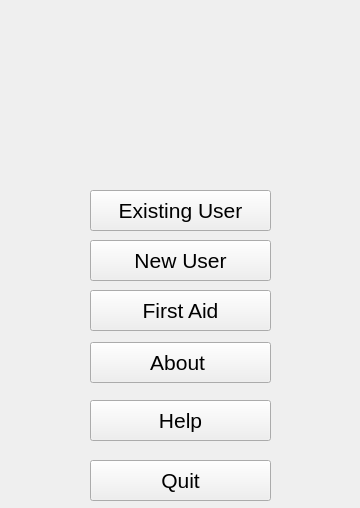
<?xml version="1.0" encoding="UTF-8"?>
<ui version="4.0">
 <class>MainWindow</class>
 <widget class="QMainWindow" name="MainWindow">
  <property name="geometry">
   <rect>
    <x>0</x>
    <y>0</y>
    <width>360</width>
    <height>508</height>
   </rect>
  </property>
  <property name="windowTitle">
   <string>MainWindow</string>
  </property>
  <widget class="QWidget" name="centralWidget">
   <widget class="QPushButton" name="pushButton_3">
    <property name="geometry">
     <rect>
      <x>190</x>
      <y>470</y>
      <width>75</width>
      <height>23</height>
     </rect>
    </property>
    <property name="text">
     <string>PushButton</string>
    </property>
   </widget>
   <widget class="QPushButton" name="pushButton_6">
    <property name="geometry">
     <rect>
      <x>90</x>
      <y>342</y>
      <width>181</width>
      <height>41</height>
     </rect>
    </property>
    <property name="font">
     <font>
      <pointsize>16</pointsize>
     </font>
    </property>
    <property name="text">
     <string>About </string>
    </property>
   </widget>
   <widget class="QPushButton" name="pushButton_7">
    <property name="geometry">
     <rect>
      <x>90</x>
      <y>240</y>
      <width>181</width>
      <height>41</height>
     </rect>
    </property>
    <property name="font">
     <font>
      <pointsize>16</pointsize>
     </font>
    </property>
    <property name="text">
     <string>New User</string>
    </property>
   </widget>
   <widget class="QPushButton" name="pushButton_8">
    <property name="geometry">
     <rect>
      <x>90</x>
      <y>400</y>
      <width>181</width>
      <height>41</height>
     </rect>
    </property>
    <property name="font">
     <font>
      <pointsize>16</pointsize>
     </font>
    </property>
    <property name="text">
     <string>Help</string>
    </property>
   </widget>
   <widget class="QPushButton" name="pushButton_9">
    <property name="geometry">
     <rect>
      <x>90</x>
      <y>190</y>
      <width>181</width>
      <height>41</height>
     </rect>
    </property>
    <property name="font">
     <font>
      <pointsize>16</pointsize>
     </font>
    </property>
    <property name="text">
     <string>Existing User</string>
    </property>
   </widget>
   <widget class="QPushButton" name="pushButton_10">
    <property name="geometry">
     <rect>
      <x>90</x>
      <y>460</y>
      <width>181</width>
      <height>41</height>
     </rect>
    </property>
    <property name="font">
     <font>
      <pointsize>16</pointsize>
     </font>
    </property>
    <property name="text">
     <string>Quit</string>
    </property>
   </widget>
   <widget class="QPushButton" name="pushButton_11">
    <property name="geometry">
     <rect>
      <x>90</x>
      <y>290</y>
      <width>181</width>
      <height>41</height>
     </rect>
    </property>
    <property name="font">
     <font>
      <pointsize>16</pointsize>
     </font>
    </property>
    <property name="text">
     <string>First Aid</string>
    </property>
   </widget>
  </widget>
 </widget>
 <layoutdefault spacing="6" margin="11"/>
 <resources/>
 <connections/>
</ui>
